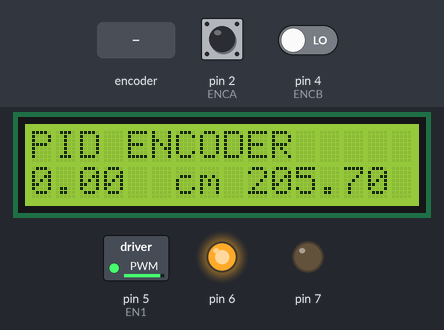
The sketch below on a simulated Arduino Uno, built with avr-gcc and run on an emulated ATmega328P. Shown: 16×2 character LCD, switched loads named in the sketch (green lamp = pin HIGH), output pins drawn as LEDs (lit = HIGH). The inputs (shaded band) are chosen by the test bench; at power-on: pin 2 (ENCA) HIGH, pin 4 (ENCB) LOW.

Above: at 1.2 s.
1.3 s: rotary encoder on pin 2 (ENCA) / pin 4 (ENCB) turned 2 steps (second pin leading)
At 2.02 s:
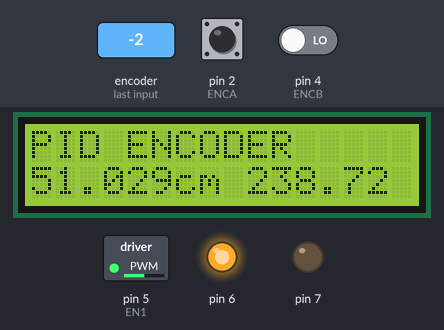
4.7 s: rotary encoder on pin 2 (ENCA) / pin 4 (ENCB) turned 1 step (first pin leading)
At 5.03 s:
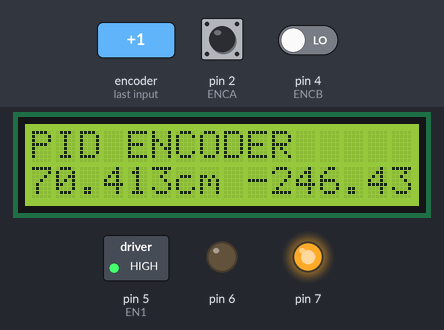
7.9 s: rotary encoder on pin 2 (ENCA) / pin 4 (ENCB) turned 1 step (first pin leading)
At 8.35 s:
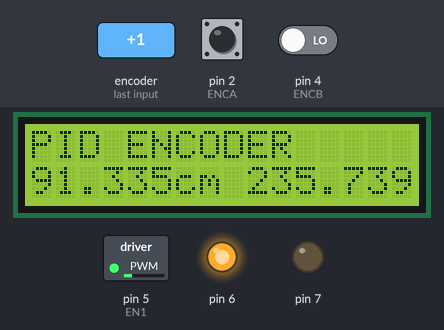
Timing chart, 0 to 35.2 s (numbered marks = the images above; inputs shaded):
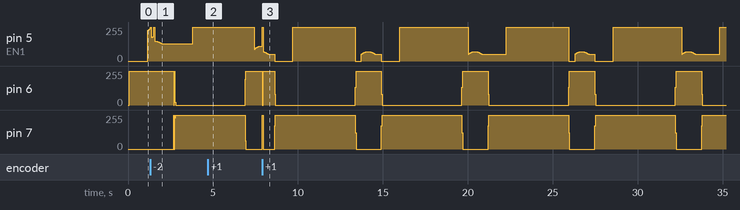

The sketch:

Encoder_con-PID.txt.ino
```cpp
#include <util/atomic.h> // For the ATOMIC_BLOCK macro
#include <LiquidCrystal.h>
LiquidCrystal lcd(14, 13, 12, 11, 10, 9); //A0=14

#define ENCA 2 // YELLOW
#define ENCB 4 // WHITE

int EN1 = 5;//Inyectar PWM para controlar velocidad motor
int engine_1 = HIGH, engine_2 = LOW;
//const byte PWM_C=255;//VELOCIDAD MOTOR--->REEMPLAZADA POR LA SEÑAL CONTROLADA PID

volatile long posi = 0; // specify posi as volatile: https://www.arduino.cc/reference/en/language/variables/variable-scope-qualifiers/volatile/

const float pi = 3.14;//Número PI
const float R = 3.25;//radius of wheel
const int N = 40;//steps per rotation///Los pasos por rotación dependen del codificador rotatorio que se puede cambiar de 8 a 48

double distance = 0;

long prevT = 0;
float eprev = 0;
float eintegral = 0;

void setup() {
  Serial.begin(9600);
  pinMode(ENCA,INPUT);
  pinMode(ENCB,INPUT);
  pinMode(7, OUTPUT);
  pinMode(6, OUTPUT);
  pinMode(EN1, OUTPUT);
  lcd.begin(16, 2);
  lcd.print("PID ENCODER");
  attachInterrupt(digitalPinToInterrupt(ENCA),readEncoder,LOW);
}

void loop() {
  // set target position
  //int target = 1200;
  float target = 250*sin(prevT/1e6);

  // PID constants
  float kp = 1;
  float kd = 0.025;
  float ki = 0.0;

  // time difference
  long currT = micros();
  float deltaT = ((float) (currT - prevT))/( 1.0e6 );
  prevT = currT;

  // Read the position in an atomic block to avoid a potential
  // misread if the interrupt coincides with this code running
  // see: https://www.arduino.cc/reference/en/language/variables/variable-scope-qualifiers/volatile/
  long pos = 0;
  ATOMIC_BLOCK(ATOMIC_RESTORESTATE) {
    pos = posi;
  }
//---------------   PID   ---------------//
  // error
  int e = pos - target;
  // derivative
  float dedt = (e-eprev)/(deltaT);
  // integral
  eintegral = eintegral + e*deltaT;
  // control signal
  float u = kp*e + kd*dedt + ki*eintegral;

  // motor power
  float pwr = fabs(u);
  if( pwr > 255 ){
    pwr = 255;
  }
  // motor direction
  int dir = 1;
  if(u<0){
    dir = -1;
  }
  // signal the motor PID recibido para empezar a trabajar en motor
  setMotor(dir, pwr, EN1, 7, 6);//PWM_C=velocidad asignada-->Reemplazada por PWM procesado por PID

  // store previous error
  eprev = e;

  distance = ((2*pi*R)/N) * pos;
//  Serial.println(pos);
    lcd.setCursor(0, 1);
    lcd.print(distance);
    lcd.setCursor(6, 1);
    lcd.print("cm");
    lcd.setCursor(9, 1);
    lcd.print( target);
//    Serial.print(target);
//    Serial.print(" ");
//    Serial.print(pos);
//    Serial.println();
}

void setMotor(int dir, int pwmVal, int PWM, int in1, int in2){
  analogWrite(PWM,pwmVal);
  if(dir == 1){
    digitalWrite(7,engine_1);
    digitalWrite(6,engine_2);
  }
  else if(dir == -1){
    digitalWrite(7,!engine_1);
    digitalWrite(6,!engine_2);
  }
  else{
    digitalWrite(7,!engine_1);
    digitalWrite(6,engine_2);
  }
}

void readEncoder(){
  int b = digitalRead(ENCB);//INTERRUPCION ENCODER
  if(b > 0){
    posi++;
  }
  else{
    posi--;
  }
}
```
